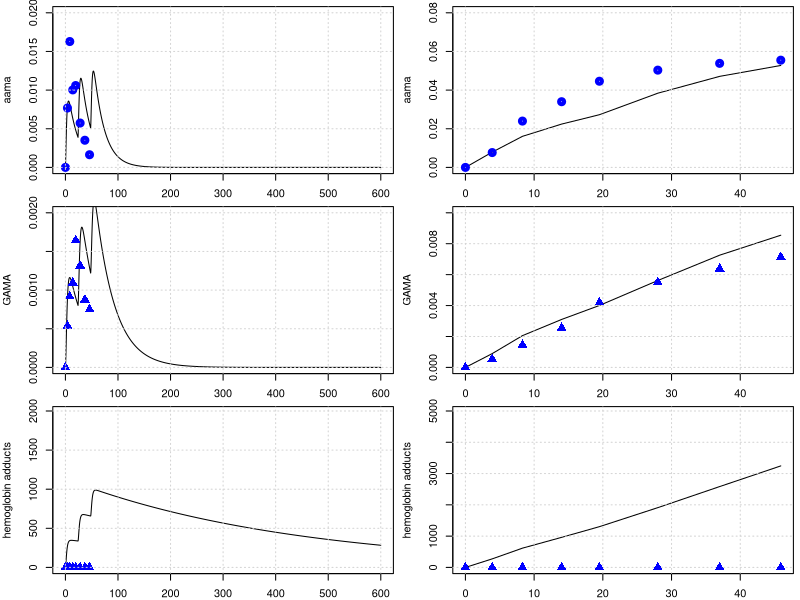
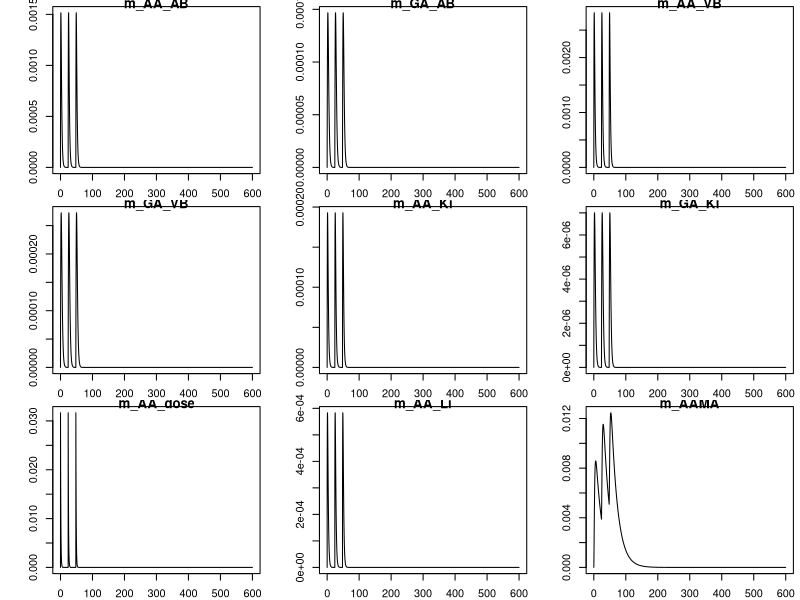
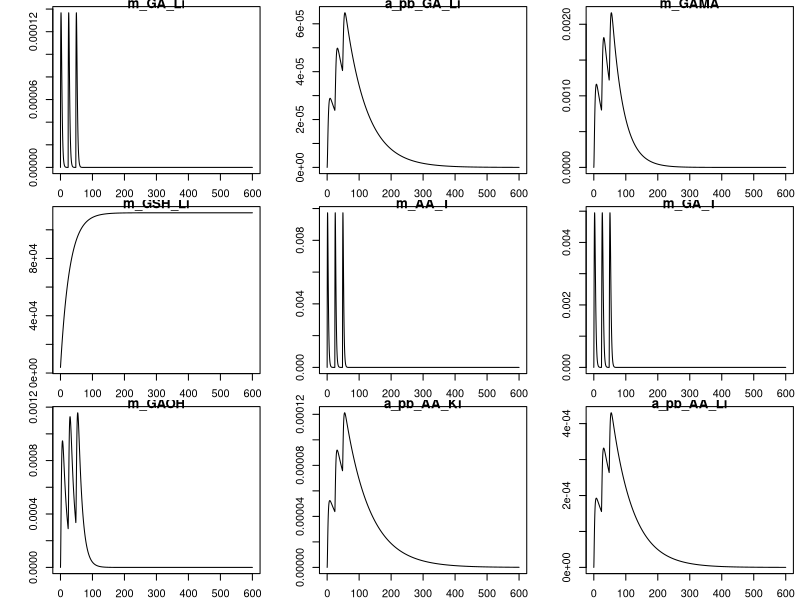
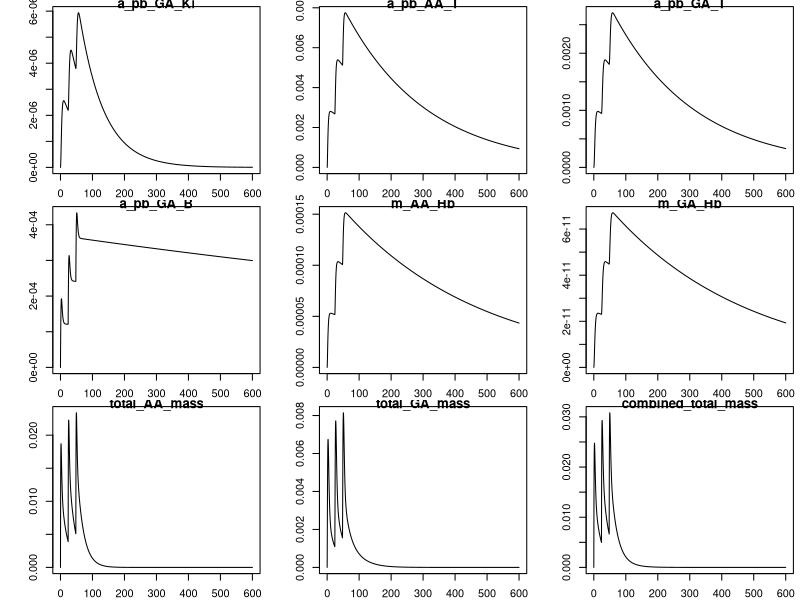
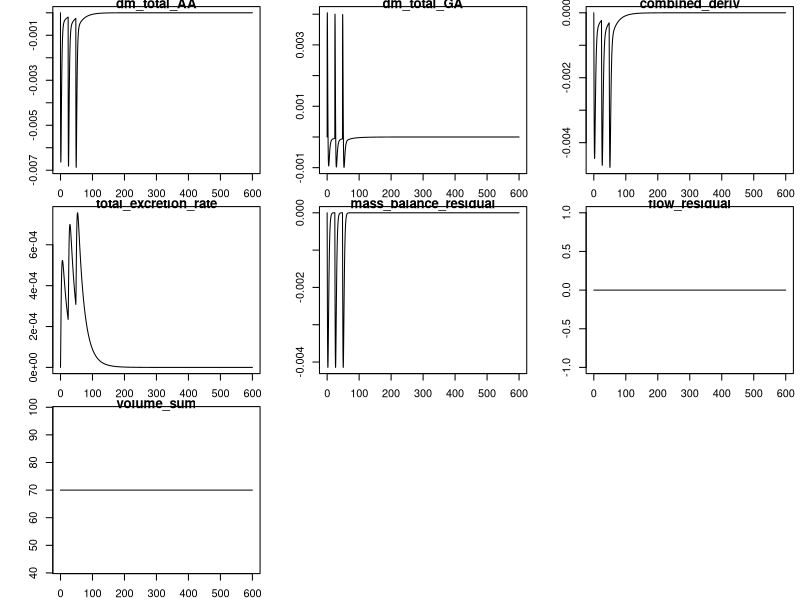

Write the R code that produced these figures, in order.
library(deSolve)
library(minpack.lm)
graphics.off()

# body weight in kg
BW = 70 
# fractions of BW
##https://journals.sagepub.com/doi/pdf/10.1177/ANIB_32_3-4
F_B = 0.079 
F_B_AB = 0.35 #fraction: arterial blood of blood volume
F_B_VB = 0.65 #fraction: venous blood of blood volume
F_Li = 0.026
F_Ki = 0.0044
F_T = 1-(F_B+F_Li+F_Ki)
# organ volumes in L
V_AB <- BW*F_B*F_B_AB 
V_VB <- BW*F_B*F_B_VB 

V_T <- BW*F_T
V_Ki <- BW*F_Ki
V_Li <- BW*F_Li
# cardiac output in L/(kg*h)
##https://journals.sagepub.com/doi/pdf/10.1177/ANIB_32_3-4
QCC = 16        #12.5 # maybe 14 or 6.5 check?
Q_C = QCC*BW^0.75
#FQ_P = 2.5/100 Trine: We don't have a lung compartment in this model
FQ_Li = 0.255
FQ_Ki = 0.19 #total - there is also an aterial flow rate 
FQ_T = 1 -( FQ_Li + FQ_Ki) # +FQ_P) Trine: We don't have a lung compartment in this model
Q_Li <- Q_C*FQ_Li
Q_Ki <- Q_C*FQ_Ki
Q_T <- Q_C*FQ_T

MW_aa = 71   # mg/mmol
MW_ga = 87   # mg/mmol
MW_GSH = 307.32 # mg/mmol
k_0_GSH = 7   # from Sweeney paper.
MW_GSH = 307.32     # mg/mmol

# partition coefficient 
pAA_TB = .2        # Tissue::blood partition AA, Sweeney et al (2010) paper
pAA_KiB = 0.8      # Kidney::blood partition AA, Sweeney et al (2010) paper
pAA_LiB = 0.4      # liver::blood partition AA, Sweeney et al (2010) paper
# Maybe we said it earlier and these parameters are not sensitive to the model, but from which paper did you get the values of these partition coefs., 
# in the paper of Sweeney and of Li are different pAA_LiB = 0.4 and pAA_KiB = 0.8.

# reaction rate constants 
k_AAuptake = 1 #1/h

k_onAA_T = 0.028  #1/h     # we took it from Sweenney
k_onAA_B = 0.036  #1/h
k_onAA_Li = 0.71 #1/h
k_onAA_Ki = 0.13 #1/h

# from 0.23 to 0.35
k_cl_GSH = 0.035   # 1/h   #  Reed et al. 2008 'A mathematical model of glutathione metabolism'
# doi:10.1186/1742-4682-5-8

# k_onAA_GSH = 0.55 # L/(mmol h)
# check, we do not use it any more.
k_exc_AAMA = 0.049  ## ##MK Furh et al. report on Elimination half-life of AAMA as ~17.4 h, then k_exc_AAMA=0.0398 h-1#
# 'Toxicokinetics of acrylamide in humans after ingestion of a defined dose in a test meal to improve risk assessment for acrylamide carcinogenicity'
# DOI: 10.1158/1055-9965.EPI-05-0647
# 0.049 #1/h or 0.13 # this will change the shape

# Maximum velocity for enzymatic reaction 
V_max_p450 = 9 /MW_aa*BW^0.7  # mg/h  from Sweenney paper, checked!
# maximum rate of GA and AA conjugation with GSH (mg/(h BW^0.7))
Vmax_AA_GSH <- 24*BW^0.7 # from the Sweeny  fitted   mg/h

# +++++++++++++++++++++++++++++++++++++++++++++++++++++++++++++++++
# PARAMETERS FOR GA
# +++++++++++++++++++++++++++++++++++++++++++++++++++++++++++++++++
# partition coefficient
pGA_TB = 1.35 # Have been calculated from the Doerge et al 2005 paper on TK in mice
pGA_LiB = 0.63 # Have been calculated from the Doerge et al 2005 paper on TK in mice
pGA_KiB = .3

#k_onGA_GSH = 0.8 #L/(mmol h)
k_onGA_T = 0.69        #1/h
k_onGA_B = 0.108       #1/h
k_onGA_Ki = k_onAA_T/2 #1/h
k_onGA_Li = 0.115      #1/h

k_exc_GAMA = 0.027   ##MK Furh et al. report on Elimination half-life of GAMA: ~25.1 hours, then k_exc_GAMA = 0.0276 h-1##  
# 0.077 #1/h  # or 0.027 # from sweeney # 
k_exc_GAOH = 0.077     # 1/h  # from sweeney
# (removed as no longer used) k_exc_GA <- .4         # 1/h Q_Ki*0.025

# Maximum velocity for enzymatic reaction 
V_max_EH = 20 *BW^0.7  
KM_p450 = 10.0
KM_EH = 100.0
# maximum rate of GA and AA conjugation with GSH (mg/(h BW^0.7))
Vmax_GA_GSH <- 20*BW^0.7 # from the Sweeny ( Vmax_GC2 )  fitted   mg/h

KMG1 = 50  #!Km with respect to AA for GSH conjugation mg/L (from Sweeny code) 
# Trine: This should be mg. Delete the term MW_aa
# Sweeney has this parameter for rats ans 100 mg/L why did you use this number and why divived by MW??

KMGG = .1/MW_GSH        # !KM with respect to GSH for AA or GA conjugation with GSH mmol/L. Trine: should be mg/L
####and that this is 307 mg/L #This comment is wrong ignore
KMG2 = 100  #!Km with respect to GA for GSH conjugation mM. Trine: This should be mg. Delete the term MW_aa
# The same comment as for KMG1

# from the code, not from paper
KPT_Li = 0.015    # !'protein turnover rate in liver'# this is confimred in the exp. values of Sweeney
KPT_Ki = 0.013    # !'protein turnover rate in kidney'# 1/h this is 0.012 in Sweeney, I guess its not much of difference
#KPTR   = 1        # !'protein turnover rate in rpt'# this is 0.012 in Li et.al
KPTS   = 0.0039   # !'protein turnover rate in spt'# and this they have it 0.0051 Sweeney and Li 0.0012 refering to Sweeney
KPTRB  = 0.00035  # (correct by Maria)    # !'protein turnover rate in rbc'# how did we get that?
KPTPL  = 0.012    # !'protein turnover rate in plasma'# Sweeney has 0.012 for this value

kpb_Li = 0.1    #!protein binding in liver
kpbk_ki = 0.08   #!protein binding in kidney
kpbr1 = 0.08  # !protein binding in rpt
kpbs1 = 0.08   #!protein binding in spt
kpbrb1 = 0.01 # !protein binding in rbc (hemoglobin binding)
kpbpl1 = 0.01   #!protein binding in plasma 
reactratio = 2.0  #!reactivity ratio with protein, AA/GA
kpb_Li_2 = kpb_Li/reactratio    #!protein binding in liver
kpbk2 = kpbk_ki/reactratio    #!protein binding in kidney
kpbr2 = kpbr1/reactratio    #!protein binding in rpt
kpbs2 = kpbs1/reactratio    #!protein binding in spt
kpbrb2 = kpbrb1/reactratio  #!protein binding in rbc (hemoglobin binding)
kpbpl2 = kpbpl1/reactratio  #!protein binding in plasma 

K_FORM_AA_VAL = 0.01857
#  7500 * 1.6 * 10^(-10) /MW_aa    # !fmol AA-val/mg globin per mM AA-hr
# The units are given as CONSTANT   KFORMAAVAL = 7500  !fmol AA-val/mg globin per mM AA-hr
## K_FORM original = 7500 fmol/(mg globin·mM AA ·h)
# MW_AA = 71.08 mg/mmol (acrylamide)
# MW_AA–Val = 204 mg/mmol # https://www.chemicalbook.com/ChemicalProductProperty_EN_CB01305805.htm
# Globin pool = 750 g # 
# Analytical and Bioanalytical Chemistry (2022) 414:5805–5815
# https://doi.org/10.1007/s00216-022-04143-y
# Hb in adults (~ 150 mg/mL blood) and average blood volume is 5L
# Mglobin = Globbin poon=150 g/L×5 L=750 g hemoglobin (≈ globin) or 750,000 mg
# K_FORM_AA_VAL = 3500 X (Mglobin mg / MWaa (mg/mmol)) x MWaa-Val mg (mg/mmol) x 10-15
# = 1.61×10−5 mg adducts / (mg/L AA h) #


K_FORM_GA_VAL = 34000  * 1.6 * 10^(-10) /MW_ga   # !fmol GA-val/mg globin per mM GA-hr
K_REM_AA_VAL = 0.00231  # !removal of AA-val adducts from RBC per hr
K_REM_GA_VAL = 0.00231  # !removal of GA-val adducts from RBC per hr
# +++++++++++++++++++++++++++++++++++++++++++++++++++++++++++++++++
# create list of parameter
# +++++++++++++++++++++++++++++++++++++++++++++++++++++++++++++++++
params <- unlist(c(data.frame(pAA_TB, pAA_LiB, pAA_KiB,
                              pGA_TB, pGA_LiB, pGA_KiB,
                              k_onAA_T, k_onAA_B, k_onAA_Li,  k_onAA_Ki,
                              k_onGA_T, k_onGA_B, k_onGA_Li, k_onGA_Ki, 
                              k_exc_AAMA, k_exc_GAMA,
                              k_cl_GSH, V_max_p450, KM_p450, V_max_EH, KM_EH,
                              k_AAuptake)
))
yini <- c(m_AA_AB = 0.0, m_GA_AB = 0.0,      
          m_AA_VB = 0.0, m_GA_VB = 0.0,
          m_AA_Ki = 0.0, m_GA_Ki = 0.0, m_AA_dose = 0 ,
          m_AA_Li = 0.0, m_AAMA = 0.0, 
          m_GA_Li = 0.0, a_pb_GA_Li = 0.0,
          m_GAMA  = 0.0,       
          m_GSH_Li = k_0_GSH * V_Li * MW_GSH, 
          m_AA_T = 0.0, m_GA_T = 0.0,
          m_GAOH = 0.0, 
          a_pb_AA_Ki = 0,  a_pb_AA_Li = 0,
          a_pb_GA_Ki = 0, a_pb_AA_T = 0, 
          a_pb_GA_T = 0,
          a_pb_GA_B = 0,
          m_AA_Hb = 0.0,   # <-- AA-hemoglobin adduct
          m_GA_Hb = 0.0    # <-- GA-hemoglobin adduct
)
# ++++++++++++++++++++++++++++++++++++++++++++++++++++++++++++++++++
# PBPK model for Acrylamide (AA) with GA and mass-balance diagnostics
# ++++++++++++++++++++++++++++++++++++++++++++++++++++++++++++++++++
PBPKmodelAA <- function(t, state, parameter) {
  with(as.list(c(t, state, parameter)), {
    
    #----#---#  Model for AA  #---#---#
    # concentrations blood in the organs in mg/L
    c_AA_AB <- m_AA_AB / V_AB
    c_AA_VB <- m_AA_VB / V_VB
    c_AA_T  <- m_AA_T  / V_T
    c_AA_Li <- m_AA_Li / V_Li   
    c_AA_Ki <- m_AA_Ki / V_Ki
    
    c_GSH_Li <- m_GSH_Li / V_Li
    
    # units checked -> mg/h
    dm_AA_dose <- - k_AAuptake * m_AA_dose
    
    # Blood
    # units checked -> mg/h
    dm_AA_AB <- Q_C * (c_AA_VB - c_AA_AB) - k_onAA_B * m_AA_AB
    # suggest to change from - k_onAA_B * m_AA_AB to - k_onAA_B * c_AA_AB * V_AB
    dm_AA_VB <- Q_T * (c_AA_T / pAA_TB) + Q_Li * (c_AA_Li / pAA_LiB) + Q_Ki * (c_AA_Ki / pAA_KiB) -
      Q_C * c_AA_VB - k_onAA_B * m_AA_VB
    # similar change from suggest to change from - k_onAA_B * m_AA_VB to - k_onAA_B * c_AA_VB * V_VB
    # overall turnover / bound pool in blood (diagnostic of binding turnover)
    
    # I suggest we write that
    #V_RBC_AB <- V_AB * F_BC
    #V_RBC_VB <- V_VB * F_BC
    #F_BC <- 0.44  # Fraction of blood volume that is RBCs, Hematocrit
    
    # RBC volumes in arterial and venous blood
    #c_pb_AA_AB <- a_pb_AA_AB / V_RBC_AB  
    #c_pb_AA_VB <- a_pb_AA_VB / V_RBC_VB  
    
    # Arterial RBC binding, turn over and exchange
    #da_pb_AA_AB <- kpbrb1 * c_AA_AB * V_RBC_AB - a_pb_AA_AB * KPTRB + Q_C * (c_pb_AA_VB - c_pb_AA_AB)
    
    # Venous RBC binding 
    #da_pb_AA_VB <- kpbrb1 * c_AA_VB * V_RBC_VB - a_pb_AA_VB * KPTRB + Q_C * (c_pb_AA_AB - c_pb_AA_VB)
    
    
    # !terminal valine hemoglobin adducts
    dm_AA_Hb <- K_FORM_AA_VAL * c_AA_VB - K_REM_AA_VAL * m_AA_Hb
    
    
    
    
    # Kidney
    dm_AA_Ki <- Q_Ki * c_AA_AB - Q_Ki * (c_AA_Ki / pAA_KiB) - k_onAA_Ki * m_AA_Ki
    # protein turnover AA in Kidney
    da_pb_AA_Ki <- kpbk_ki * m_AA_Ki - a_pb_AA_Ki * KPT_Ki
    
    # liver metabolism (AA -> GA via P450 and AA -> AAMA via GSH conjugation)
    metAA_GSH  <- Vmax_AA_GSH * c_AA_Li * c_GSH_Li / ((KMG1 + c_AA_Li) * (KMGG + c_GSH_Li))
    metAA_P450 <- V_max_p450 * MW_aa * c_AA_Li / (KM_p450 + c_AA_Li)
    
    # Liver mass balance for AA
    dm_AA_Li <- Q_Li * (c_AA_AB - c_AA_Li / pAA_LiB) + k_AAuptake * m_AA_dose -
      k_onAA_Li * m_AA_Li - metAA_P450 - metAA_GSH
    # protein turnover AA in Liver
    da_pb_AA_Li <- kpb_Li * m_AA_Li - a_pb_AA_Li * KPT_Li
    
    # Tissue
    dm_AA_T <- Q_T * (c_AA_AB - c_AA_T / pAA_TB) - k_onAA_T * m_AA_T
    # protein turnover AA in Tissue
    da_pb_AA_T <- kpbs1 * m_AA_T - a_pb_AA_T * KPTS
    
    # Urine / metabolite AAMA (from AA via GSH conjugation)
    dm_AAMA <- metAA_GSH - m_AAMA * k_exc_AAMA
    
    
    ########################################################################################
    #-GA-#-GA-#  Model for GA  #-GA-#-GA-#    
    # concentrations blood in the organs in mg/L
    c_GA_AB <- m_GA_AB / V_AB
    c_GA_VB <- m_GA_VB / V_VB
    c_GA_T  <- m_GA_T  / V_T
    c_GA_Li <- m_GA_Li / V_Li
    c_GA_Ki <- m_GA_Ki / V_Ki
    
    # Blood
    dm_GA_AB <- Q_C * (c_GA_VB - c_GA_AB) - k_onGA_B * m_GA_AB
    dm_GA_VB <- Q_T * (c_GA_T / pGA_TB) + Q_Li * (c_GA_Li / pGA_LiB) + Q_Ki * (c_GA_Ki / pGA_KiB) -
      Q_C * c_GA_VB - k_onGA_B * m_GA_VB
    
    # overall turnover / bound pool in blood (diagnostic of binding turnover)
    da_pb_GA_B <- k_onGA_B * c_GA_AB - a_pb_GA_B * KPTRB + Q_C * (c_GA_VB - c_GA_AB)
    
    # hemoglobin
    dm_GA_Hb <- K_FORM_GA_VAL * c_GA_VB - K_REM_GA_VAL * m_GA_Hb
    
    
    # Kidney
    dm_GA_Ki <- Q_Ki * c_GA_AB - Q_Ki * (c_GA_Ki / pGA_KiB) - k_onGA_Ki * m_GA_Ki
    da_pb_GA_Ki <- kpbk_ki * m_GA_Ki - a_pb_GA_Ki * KPT_Ki
    
    # Liver metabolism for GA (and formation from AA via p450)
    metGA_GSH <- Vmax_GA_GSH * c_GSH_Li * c_GA_Li / ((c_GA_Li + KMG2) * (c_GSH_Li + KMGG))
    metGA_EH  <- V_max_EH  * c_GA_Li / (KM_EH + c_GA_Li)
    
    dm_GA_Li <- Q_Li * (c_GA_AB - c_GA_Li / pGA_LiB) - k_onGA_Li * m_GA_Li +
      metAA_P450 - metGA_GSH - metGA_EH
    # protein turnover GA in Liver
    da_pb_GA_Li <- kpb_Li_2 * m_GA_Li - a_pb_GA_Li * KPT_Li
    
    # GA metabolites (excretable)
    dm_GAMA  <- metGA_GSH - m_GAMA * k_exc_GAMA
    dm_GAOH  <- metGA_EH  - m_GAOH * k_exc_GAOH
    
    # Tissue
    dm_GA_T <- Q_T * (c_GA_AB - c_GA_T / pGA_TB) - k_onGA_T * m_GA_T
    da_pb_GA_T <- kpbs2 * m_GA_T - a_pb_GA_T * KPTS
    
    # GSH pool in liver (consumed by both AA and GA conjugation)
    dm_GSH_Li <- k_0_GSH * V_Li * MW_GSH - k_cl_GSH * m_GSH_Li - metAA_GSH - metGA_GSH
    
    
    
    
    # -------------------------------------------------------------------------
    # Mass-balance diagnostics (do not change dynamics; returned as named outputs)
    # Total mass pools (AA, GA, and combined AA+GA + metabolites)
    total_AA_mass <- m_AA_AB + m_AA_VB + m_AA_T + m_AA_Li + m_AA_Ki + m_AAMA
    total_GA_mass <- m_GA_AB + m_GA_VB + m_GA_T + m_GA_Li + m_GA_Ki + m_GAMA + m_GAOH
    
    # Rate of change of total AA (sum of AA derivatives)
    dm_total_AA <- dm_AA_dose + dm_AA_AB + dm_AA_VB + dm_AA_T + dm_AA_Li + dm_AA_Ki + dm_AAMA
    # Rate of change of total GA (sum of GA derivatives)
    dm_total_GA <- dm_GA_AB + dm_GA_VB + dm_GA_T + dm_GA_Li + dm_GA_Ki + dm_GAMA + dm_GAOH
    
    # Combined pool derivative (AA + GA + excretable metabolites)
    combined_deriv <- dm_total_AA + dm_total_GA
    
    # Total excretion (rate at which mass leaves the modeled system)
    total_excretion_rate <- m_AAMA * k_exc_AAMA + m_GAMA * k_exc_GAMA + m_GAOH * k_exc_GAOH
    
    # For perfect mass conservation: combined_deriv + total_excretion_rate should be ~ 0
    # (because conversions AA->GA are internal transfers; only excretion removes mass)
    mass_balance_residual <- combined_deriv + total_excretion_rate
    
    # Flow/volume diagnostics
    flow_residual <- Q_C - (Q_T + Q_Li + Q_Ki)   # if non-zero, flows don't sum to cardiac output
    volume_sum    <- V_AB + V_VB + V_T + V_Li + V_Ki  # check if sum matches expected total blood/tissue volume
    
    # -------------------------------------------------------------------------
    # Return: first element must be vector of derivatives (in the same order as `state`)
    derivs <- c(
      dm_AA_AB,    dm_GA_AB,   
      dm_AA_VB,    dm_GA_VB,
      dm_AA_Ki,    dm_GA_Ki,   dm_AA_dose,
      dm_AA_Li,    dm_AAMA,
      dm_GA_Li,    da_pb_GA_Li, dm_GAMA,
      dm_GSH_Li,   dm_AA_T,     dm_GA_T,
      dm_GAOH,
      da_pb_AA_Ki, da_pb_AA_Li,
      da_pb_GA_Ki, da_pb_AA_T, 
      da_pb_GA_T,
      da_pb_GA_B,
      dm_AA_Hb ,   # <-- AA-hemoglobin adduct
      dm_GA_Hb     # <-- GA-hemoglobin adduct
    )
    
    # Named diagnostics returned as additional items (deSolve will include them in output)
    return(list(
      derivs,
      total_AA_mass = total_AA_mass,
      total_GA_mass = total_GA_mass,
      combined_total_mass = total_AA_mass + total_GA_mass,
      dm_total_AA = dm_total_AA,
      dm_total_GA = dm_total_GA,
      combined_deriv = combined_deriv,
      total_excretion_rate = total_excretion_rate,
      mass_balance_residual = mass_balance_residual,
      flow_residual = flow_residual,
      volume_sum = volume_sum
    ))
  })
}
PBPKmodelAA <- compiler::cmpfun(PBPKmodelAA)

# ++++++++++++++++++++++++++++++++++++++++++++++++++++++++++++++++++
# manual readout from Kopp and Dekant 2009
# ++++++++++++++++++++++++++++++++++++++++++++++++++++++++++++++++++

n_days = 5  # simulate for 5 days

times <- seq(from = 0, to = n_days * 24 * 5 , by = 0.1)
diet <- data.frame(var = "m_AA_dose", method = "add",
                   time = 24* c(0:(n_days/2)),  value = 0.5 *BW /1000 )  # dose of 0.05 microg/kg bw
out <- ode(y = yini, times = times, func = PBPKmodelAA, parms = params, events = list(data = diet))
yobs_urine <- data.frame(
  time = c(0.0, 3.9, 8.3, 14, 19.5, 28, 37, 45.9),
  AAMA = c(0.0/1000000, 32.8/1000000, 69.5/1000000, 42.8/1000000, 45.2/1000000, 24.5/1000000, 15/1000000, 7/1000000)*234.28, #https://pubchem.ncbi.nlm.nih.gov/compound/N-Acetyl-S-_2-carbamoylethyl_-L-cysteine
  GAMA = c(0.0, 2.15*1e-6, 3.66*1e-6, 4.38*1e-6, 6.57*1e-6, 5.26*1e-6, 3.50*1e-6, 3.0*1e-6)*250.27
)

# plot for AAMA in urinary
par(mfrow=c(3,2),mar=c(2,4,.5,.5))
plot(out[,'time'], out[,'m_AAMA']   ,type = 'l',xlab = 'time', ylab = 'aama', ylim = c(0,.02) )
points(yobs_urine$time, yobs_urine$AAMA , col="blue", lwd = 4) ; grid()
time_points_measure_unrine = c(1, 40, 84, 141, 196, 280 , 371, 460)
tamtam = out[,'m_AAMA'][time_points_measure_unrine ]
plot(yobs_urine$time, cumsum( tamtam ),type = 'l', ylab = 'aama', ylim = c(0,.08), xlab = 'time' ); grid()
points(yobs_urine$time, cumsum(yobs_urine$AAMA) , col="blue", lwd = 4)

# plot for GAMA 
plot(out[,'time'], out[,'m_GAMA']  ,type = 'l',xlab = '', ylab = 'GAMA', ylim = c(0,.002) )
points(yobs_urine$time, yobs_urine$GAMA , col="blue", cex = 1.5, pch = 17); grid()
time_points_measure_unrine = c(1, 40, 84, 141, 196, 280 , 371, 460)
tamtam = out[,'m_GAMA'][time_points_measure_unrine ]
plot(yobs_urine$time, cumsum( tamtam ),type = 'l',xlab = '', ylab = 'GAMA', ylim = c(0,.01) ); grid()
points(yobs_urine$time, cumsum(yobs_urine$GAMA) , col="blue",cex = 1.5, pch = 17)



# plot for hemoglobin adducts AA 

plot(out[,'time'], out[,'m_AA_Hb']* 6.53 * 10^6
     ,type = 'l',xlab = '', ylab = 'hemoglobin adducts', ylim = c(0, 2*max(out[,'m_AA_Hb'] ))* 6.53 * 10^6 )
points(yobs_urine$time, yobs_urine$GAMA , col="blue", cex = 1.5, pch = 17); grid()
time_points_measure_unrine = c(1, 40, 84, 141, 196, 280 , 371, 460)
tamtam = out[,'m_AA_Hb'][time_points_measure_unrine ]* 6.53 * 10^6
plot(yobs_urine$time, cumsum( tamtam ),type = 'l',xlab = '', ylab = 'hemoglobin adducts', 
     ylim = c(0, 5*max(out[,'m_AA_Hb']) )* 6.53 * 10^6 ); grid()
points(yobs_urine$time, cumsum(yobs_urine$GAMA) , col="blue",cex = 1.5, pch = 17)




cat('Press ENTER to plot more:............'); plot(out)
